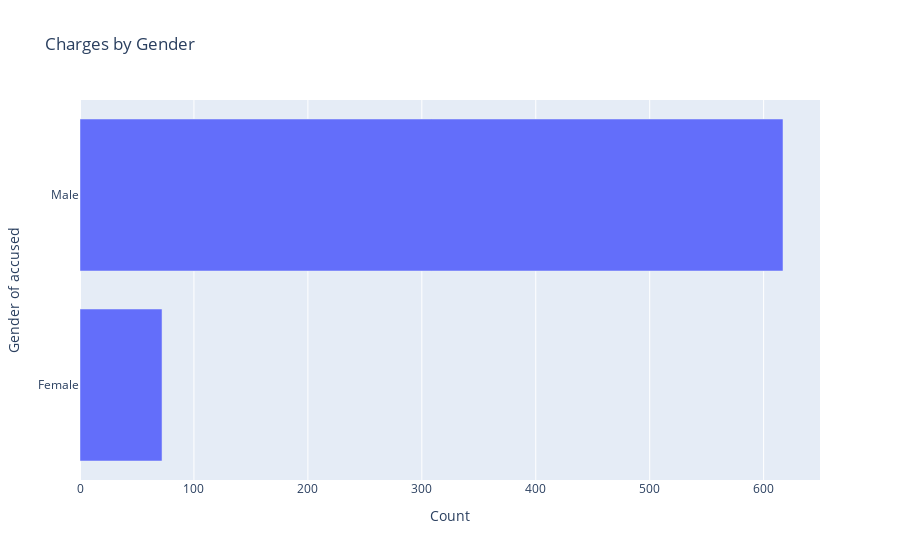

Notebook source saved alongside this figure:
### Code cell
fig = px.bar(
    phl_by_gender,
    x="size",
    y="Gender of accused",
    orientation="h",
    title="Charges by Gender",
    labels={"size": "Count"},
)

fig.show()

### Figure 1 — Plotly figure (JSON) as saved in the notebook; plotly's stock layout.template omitted (floating-point values rounded to 4 significant figures)
{"data": [{"alignmentgroup": "True", "hovertemplate": "Count=%{x}<br>Gender of accused=%{y}<extra></extra>", "legendgroup": "", "marker": {"color": "#636efa", "pattern": {"shape": ""}}, "name": "", "offsetgroup": "", "orientation": "h", "showlegend": false, "textposition": "auto", "type": "bar", "x": [72, 617], "xaxis": "x", "y": ["Female", "Male"], "yaxis": "y"}], "layout": {"barmode": "relative", "legend": {"tracegroupgap": 0}, "title": {"text": "Charges by Gender"}, "xaxis": {"anchor": "y", "domain": [0, 1], "title": {"text": "Count"}}, "yaxis": {"anchor": "x", "domain": [0, 1], "title": {"text": "Gender of accused"}}}}
